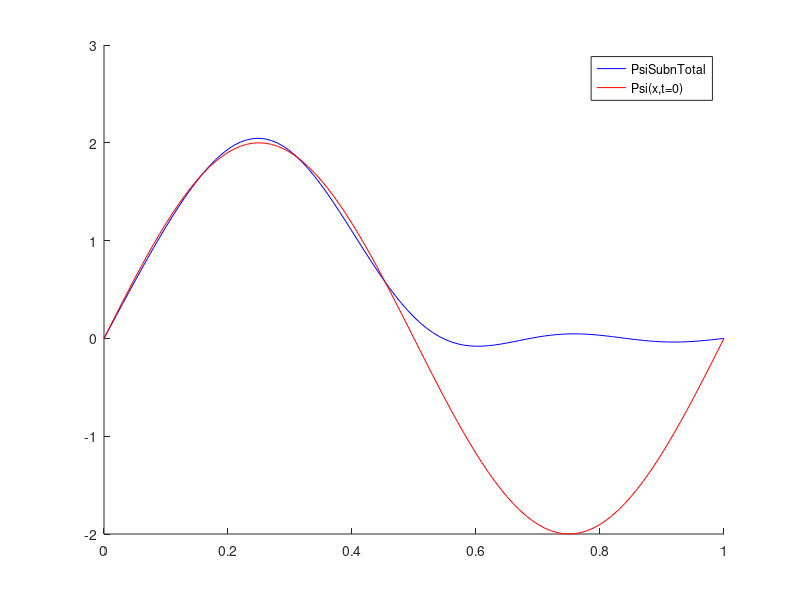

The MATLAB source for this figure:
clear;
clc;
a = 1;
x = (0:.01:1);

psi = zeros(5,length(x));
psi(1,:) = (8/(3*pi*sqrt(a)))*sin((pi/a).*x);
psi(2,:) = (1/(sqrt(a)))*sin(((2*pi)/a).*x);
psi(3,:) = (8/(5*pi*sqrt(a)))*sin(((3*pi)/a).*x);
psi(4,:) = 0;
psi(5,:) = (-8/(21*pi*sqrt(a)))*sin(((5*pi)/a).*x);

psiTotal = zeros(1,length(x));
PSIxt = zeros(1,length(x));
for n = 1:5
    psiTotal(1,:) = psiTotal(1,:) +  psi(n,:);
end
PSIxt(1,:) = 2/sqrt(a) * sin(((2*pi)/(a)).*x);
figure;
hold on
plot(x,psiTotal,'-b');
plot(x,PSIxt,'-r');
legend('PsiSubnTotal','Psi(x,t=0)');
